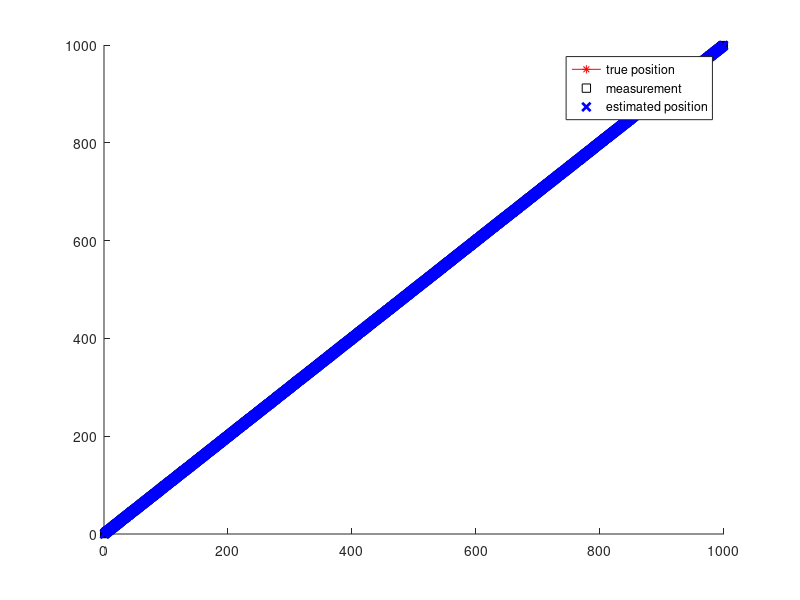
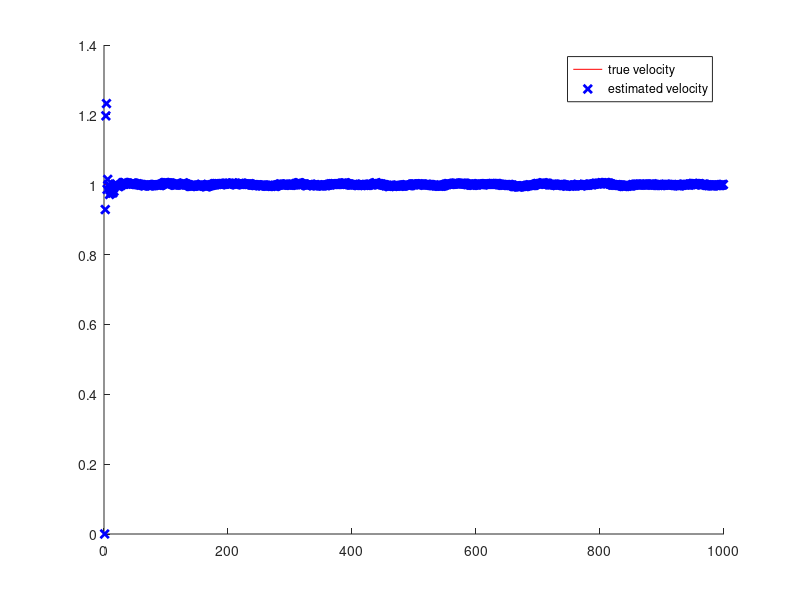

These charts were generated, in order, by the following MATLAB code: (Note: this script raises an error after producing the figures.)
load('data.mat');

window_length = 50;    % the length of the sliding window

est_poses = zeros(numT,1);        % array to store the estimated vehicle position for each point in time
est_velocities = zeros(numT,1);   % array to store the estimated vehicle speed for each point in time

A = [ 0 0 ; 0 0 ];
b = [ 0 ; 0 ];

% Implement regression here
for k=1:numT
    % incrementally build A and b
    A = A + [1 k; k k*k];
    b = b + [measurements(k,1); k*measurements(k,1)];
    
    if (k>window_length)
        % remove contributions of measurements which have left the sliding window
        A = A - [ 1 k-window_length; k-window_length (k-window_length)*(k-window_length)];
        b = b - [ measurements(k-window_length,1); (k-window_length)*measurements(k-window_length,1) ];
    end
    
    % solve A*xv=b with respect to xv
    if (det(A)~=0)
        xv = linsolve(A,b);
        est_poses (k) = xv(1)+xv(2)*k;
        est_velocities (k) = xv(2);
    end
end

% visualize results
figure('Name', 'vehicle position'); hold on;
plot(1:numT, true_poses(:,1), 'r*-');
plot(1:numT, measurements(:,1), 'ks');
plot(1:numT, est_poses, 'bx', 'LineWidth', 2);
legend ('true position', 'measurement', 'estimated position');

figure('Name', 'vehicle velocity'); hold on;
plot([1 numT], [1 1], 'r-');
plot(1:numT, est_velocities, 'bx', 'LineWidth', 2);
legend ('true velocity', 'estimated velocity');

squared_mean_error = analyze_residual_error(est_poses, true_poses);
